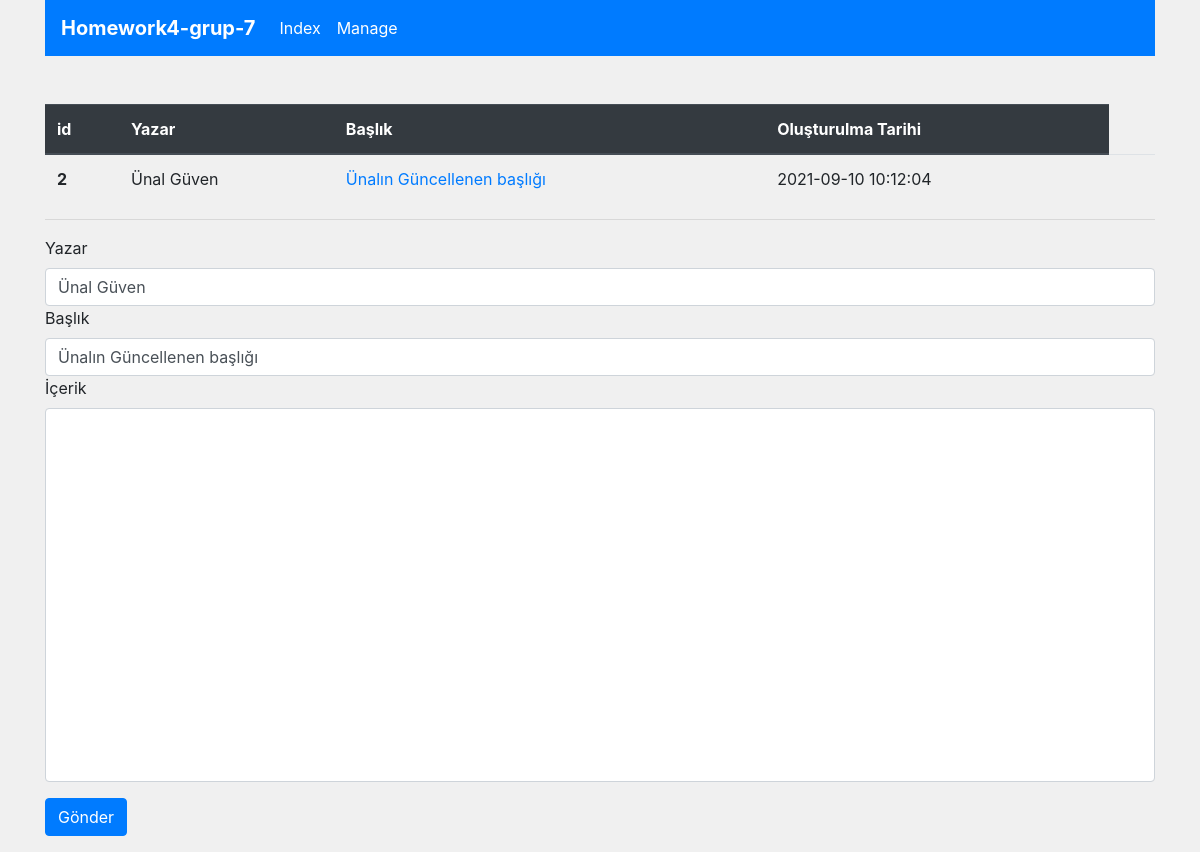
/manage.php?action=edit&post=2, run on the app's committed database.
### tables this page shows
CREATE TABLE `posts` (
  `id` int(11) NOT NULL,
  `author` varchar(55) NOT NULL,
  `post_detail` text NOT NULL,
  `post_header` varchar(255) NOT NULL,
  `post_created` datetime NOT NULL DEFAULT current_timestamp(),
  `post_updated` datetime NOT NULL DEFAULT current_timestamp()
);

### db.class.php (called while the page is built, shortened)
<?php
class DB{
    protected string $user = "root";
    protected string $pass = "";
    protected string $db_name = "post";
    protected string $host_name ="localhost";
    public function createConn() : PDO{
        try{
            return new PDO("mysql:host=$this->host_name;dbname=$this->db_name","$this->user","$this->pass");
        }catch(PDOException $e){
            echo $e-> getMessage();
        }
    }
    public function get(string $table_name, int $id) : array{
        $conn  = $this->createConn();
        $stmt = $conn->prepare("SELECT * FROM $table_name WHERE id = $id");
        $stmt->execute();
        return $stmt->fetchAll(PDO::FETCH_ASSOC);
    }
}

### post.class.php (called while the page is built, shortened)
<?php
require "db.class.php";
class Post{
    private object $database;
    public function __construct(DB $database)
    {
        $this->database = $database;
    }
    public function postDetail(int $post_id): array{
        return $this->database->get("posts", $post_id);
    }
}

### manage.php (the view, shortened to what this page needs)
<?php  require "post.class.php"; ?>
<!DOCTYPE html>
<html lang="en">
<head>
    <link rel="stylesheet" href="https://cdn.jsdelivr.net/npm/bootstrap@4.6.0/dist/css/bootstrap.min.css">
</head>
<body style = "background-color:rgb(240, 240, 240)">
<?php
if(isset($_GET['action'])){
    $postObj = new Post(new DB());
}
?>
<div class = "container">
<nav class="navbar navbar-expand-lg navbar-light bg-primary mb-5"  >
  <a class="navbar-brand" href="" style="color: white; font-weight:bold">Homework4-grup-7</a>
  <div class="collapse navbar-collapse" id="navbarNav">
    <ul class="navbar-nav">
      <li class="nav-item active">
        <a class="nav-link" style="color: white;" href="http://localhost/homework4-grup-7/index.php">Index <span class="sr-only">(current)</span></a>
      </li>
      <li class="nav-item active">
        <a class="nav-link" style="color: white;" href="http://localhost/homework4-grup-7/manage.php">Manage<span class="sr-only">(current)</span></a>
      </li>
    </ul>
  </div>
</nav>
    <table class="table">
    <thead class="thead-dark">
      <tr>
        <th scope="col">id</th>
        <th scope="col">Yazar</th>
        <th scope="col">Başlık</th>
        <th scope="col">Oluşturulma Tarihi</th>
      </tr>
    </thead>
    <tbody>
      <?php
      if(isset($_GET['post']) && isset($_GET['action'])){
        $id = $_GET['post'];
        $postObj = new Post(new DB());
        $post = $postObj->postDetail($id);
        foreach($post as $post_val){
          echo "<tr>" . PHP_EOL;
          echo "<th scope ='row'>$post_val[id]</th>" . PHP_EOL;
          echo "<td>$post_val[author]</td>" . PHP_EOL;
          echo "<td><a href='http://localhost/homework4-grup7/$post_val[post_header].php'> $post_val[post_header]</a></td>" . PHP_EOL;
          echo "<td>$post_val[post_created]</td>" . PHP_EOL;
          echo "<td></td>";
          echo "</tr> " . PHP_EOL;
      }
      }
      ?>
    </tbody>
</table>
<hr>
<?php
if(isset($_GET['action'])){
if($_GET['action'] == "edit" && !isset($_GET['post_detail']) ){
    $current_post = $postObj->postDetail($_GET['post']);
    $author = $current_post[0]['author'];
    $header = $current_post[0]['post_header'];
    echo  "<div>";
          echo "<form action='manage.php' method='GET'>";
                echo "<div class='form-group'>";
                    echo "<div>";
                        echo "<label for='author'>Yazar</label>" . PHP_EOL;
                        echo "<input type='text' name='author' value='$author' class='form-control' >" . PHP_EOL;
                        echo "<label for='post_header'>Başlık</label>";
                        echo "<input type='text' name='post_header' value='$header' class='form-control'>" . PHP_EOL;
                        echo "<label for='post_detail'>İçerik</label>";
                        echo "<textarea name='post_detail' class='form-control' style='resize: none;' cols='30' rows='15'></textarea>" . PHP_EOL;
                        echo "</div>";
                        echo "<button class ='btn btn-primary mt-3'>Gönder</button>" . PHP_EOL;
                echo "</div>";
        echo "</form>";
    echo "</div>";
}
}
?>
</body>
</html>

### data on the page
posts: id "2", author "Ünal Güven", post_header "Ünalın Güncellenen başlığı", post_created "2021-09-10 10:12:04"
